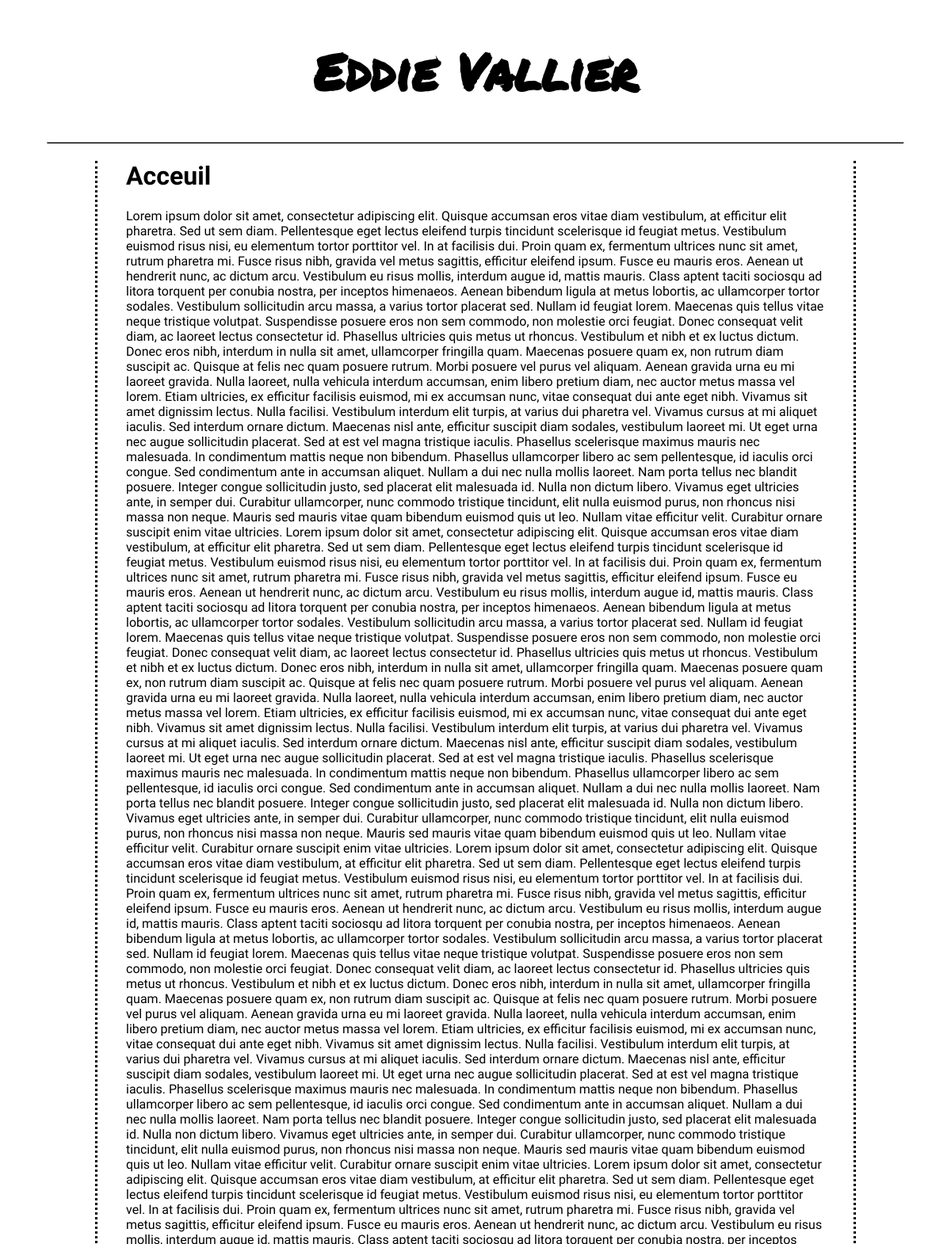
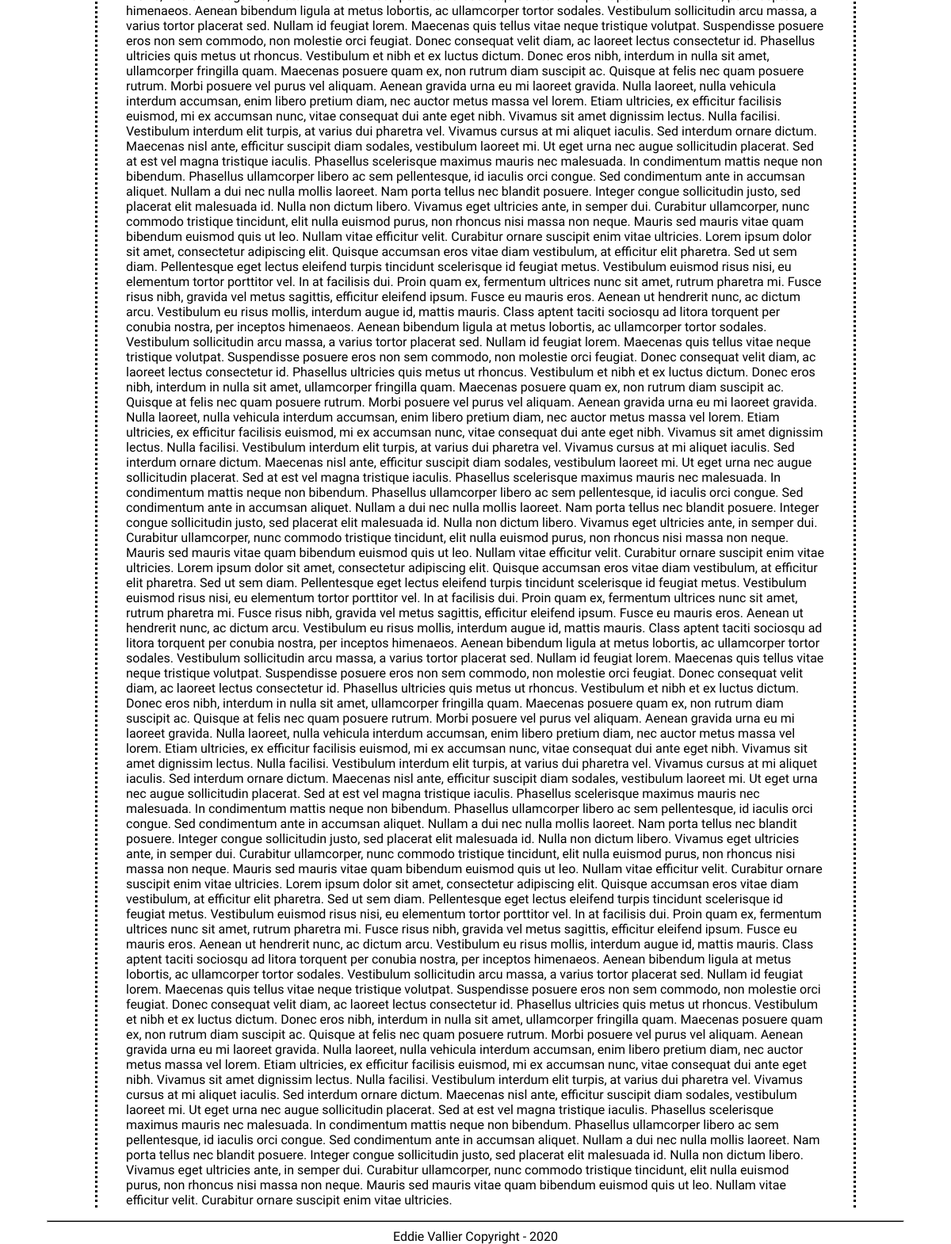
The page /index.php on the database its author committed (2 pictures, top to bottom).
### tables this page shows
CREATE TABLE "parameters" (
	"id"	INTEGER PRIMARY KEY AUTOINCREMENT UNIQUE,
	"key"	TEXT,
	"value"	TEXT
);

CREATE TABLE "page" (
	"id"	INTEGER NOT NULL PRIMARY KEY AUTOINCREMENT,
	"title"	TEXT,
	"content"	TEXT,
	"url"	TEXT,
	"lang"	TEXT,
	"traduction"	INTEGER,
	"homepage"	INTEGER
);

### app/View/MainView.php (called while the page is built)
<?php
$template = "default";
if(ParameterModel::get("template")){
  $template = ParameterModel::get("template");
}
$template_path = "app/View/" . $template . "/";
require_once($template_path . "MainView.php");
 ?>

### app/Controller/MainController.php (called while the page is built, shortened)
<?php
class MainController {
  static function index(){
    $view = "page";
    $page = PageModel::get(ParameterModel::get("main_page"));
    require_once('app/View/MainView.php');
  }
}

### index.php (called while the page is built, shortened)
<?php
require_once('app/Database/Database.php');
require_once('app/config/router.php');
require_once('app/Model/PageModel.php');
require_once('app/Model/ParameterModel.php');
$routes = array(
  "/" => route("MainController", "index"),
  "/*lang/" => route("MainController", "index"),
  "/*lang/page/" => route("PageController", "main"),
  "/page/" => route("PageController", "main"),
  "/*lang/page/*page/" => route("PageController", "page"),
  "/page/*page/" => route("PageController", "page")
);
exec_route($routes);

### app/View/first/helper.php (called while the page is built, shortened)
<?php
function get_lang(){
  if(isset($GLOBALS['URL_PARAMETERS']['lang'])){
    return $GLOBALS['URL_PARAMETERS']['lang'];
  }else{
    return DEFAULT_LANG;
  }
}
 ?>

### app/Database/Database.php (called while the page is built)
<?php
class Database {
  static $db;
  static function init(){
    try{
      self::$db = new PDO('sqlite:' . DB_LOCATION);
      self::$db->setAttribute(PDO::ATTR_DEFAULT_FETCH_MODE, PDO::FETCH_ASSOC);
      self::$db->setAttribute(PDO::ATTR_ERRMODE, PDO::ERRMODE_EXCEPTION);
    } catch(Exception $e) {
        echo "Impossible d'accéder à la base de données SQLite : ".$e->getMessage();
        die();
    }
  }
  static function get(){
    return self::$db;
  }
}

### app/Model/ParameterModel.php (called while the page is built)
<?php
class ParameterModel {
  static function get($key){
    $sql = Database::get()->prepare("SELECT value FROM parameters WHERE key = :key;");
    $sql->execute(array(':key' => $key));
    $result = $sql->fetchAll();
    if(sizeof($result) > 0){
      return $result[0]['value'];
    }else{
      return false;
    }
  }
}

### app/Model/PageModel.php (called while the page is built, shortened)
<?php
class PageModel {
  static function get($id){
    $sql = Database::get()->prepare("SELECT * FROM page WHERE id = :id");
    $sql->execute(array(':id' => $id));
    $pages = $sql->fetchAll(PDO::FETCH_CLASS, "PageModel");
    return $pages[0];
  }
}
 ?>

### app/View/first/page.php (the view, shortened to what this page needs)
<?php
echo "<h1>" . $page->title . "</h1>";
echo "<p>" . $page->content . "</p>";
 ?>

### app/Config/router.php (shortened to what this page needs)
<?php
require_once("app/Controller/MainController.php");
class Route {
  function __construct($controller, $method){
    $this->controller = $controller;
    $this->method = $method;
  }
  function exec(){
    if(method_exists($this->controller, $this->method)){
      $ctrl = $this->controller;
      $mthd = $this->method;
      $ctrl::$mthd();
    }else{
      MainController::not_found();
    }
  }
}
function get_path($path){
  $root_path = ROOT_DOCUMENT;
  $root_path = explode('/', $root_path);
  $root_path = array_diff($root_path, array(''));
  $root_path = array_values($root_path);
  $path = explode('?', $path)[0];
  $path = explode('/', $path);
  $path = array_diff($path, array(''));
  $path = array_diff($path, $root_path);
  $path = array_values($path);
  return $path;
}
function compare_path($path, $path_req){
  $path = get_path($path);
  $path_req = get_path($path_req);
  $min = min(array(sizeof($path), sizeof($path_req)));
  $max = max(array(sizeof($path), sizeof($path_req)));
  if($min != $max){
    return $min = 0;
  }
  for($i = 0; $i < $min; $i++){
    if($path[$i] != $path_req[$i] && $path[$i][0] != "*"){
      return false;
    }
  }
  return true;
}
function exec_route($routes_array){
  foreach($routes_array as $route => $controller_method){
    if(compare_path($route, $_SERVER['REQUEST_URI'])){
      $controller_method->exec();
      return;
    }
  }
}

### app/View/first/header.php (shortened to what this page needs)
<!doctype html>
<html lang="<?php echo get_lang(); ?>">
<head>
</head>
<body>
  <header>
    <h1><?php echo ParameterModel::get("title"); ?></h1>
  </header>
  <hr>
  <main>

### app/View/first/MainView.php
<?php
require_once($template_path . 'helper.php');
require_once($template_path . 'header.php');
if(isset($view) && file_exists($template_path . $view . '.php')){
  require_once($template_path . $view . '.php');
}else{
  require_once($template_path . '404.php');
}
require_once($template_path . 'footer.php');
?>

### app/View/first/footer.php
</main>
<hr>
<footer><?php echo ParameterModel::get("footer"); ?></footer>
<link rel="stylesheet" type="text/css" href="<?php echo BASE_URL . $template_path; ?>style.css">
</body>
</html>

### app/View/first/style.css (style rules this page uses)
:root { --font-color-1: black; --color-1: #f5b041; }
html { margin: 0; padding: 0; height: 100%; }
body { margin: 0; padding: 0; min-height: 100%; }
header { font-family: 'Permanent Marker', cursive; font-size: 2em; text-align: center; }
main { margin-left: 10%; margin-right: 10%; padding-left: 3%; border-left-style: dotted; padding-right: 3%; border-right-style: dotted; border-width: 3px; font-family: 'Teko', sans-serif; }
footer { width: 100%; text-align: center; font-family: 'Teko', sans-serif; }
hr { background-color: black; height: 1px; position: relative; width: 90%; }

### rows shown on the page
parameters: value "Eddie Vallier"
page: title "Acceuil", content "Lorem ipsum dolor sit amet, consectetur adipiscing elit. Quisque accumsan eros vitae diam vestibulum, at efficitur elit pharetra. Sed ut sem diam. Pellentesque eget lectus eleifend turpis tincidunt scelerisque id feugiat metus. Vestibulum euismod risus nisi, eu elementum tortor porttitor vel. In at facilisis dui. Proin quam ex, fermentum ultrices nunc sit amet, rutrum pharetra mi. Fusce risus nibh, gravida vel metus sagittis, efficitur eleifend ipsum. Fusce eu mauris eros. Aenean ut hendrerit nunc, ac dictum arcu. Vestibulum eu risus mollis, interdum augue id, mattis mauris. Class aptent taciti sociosqu ad litora torquent per conubia nostra, per inceptos himenaeos. Aenean bibendum ligula at…"
parameters: value "Eddie Vallier Copyright - 2020"
